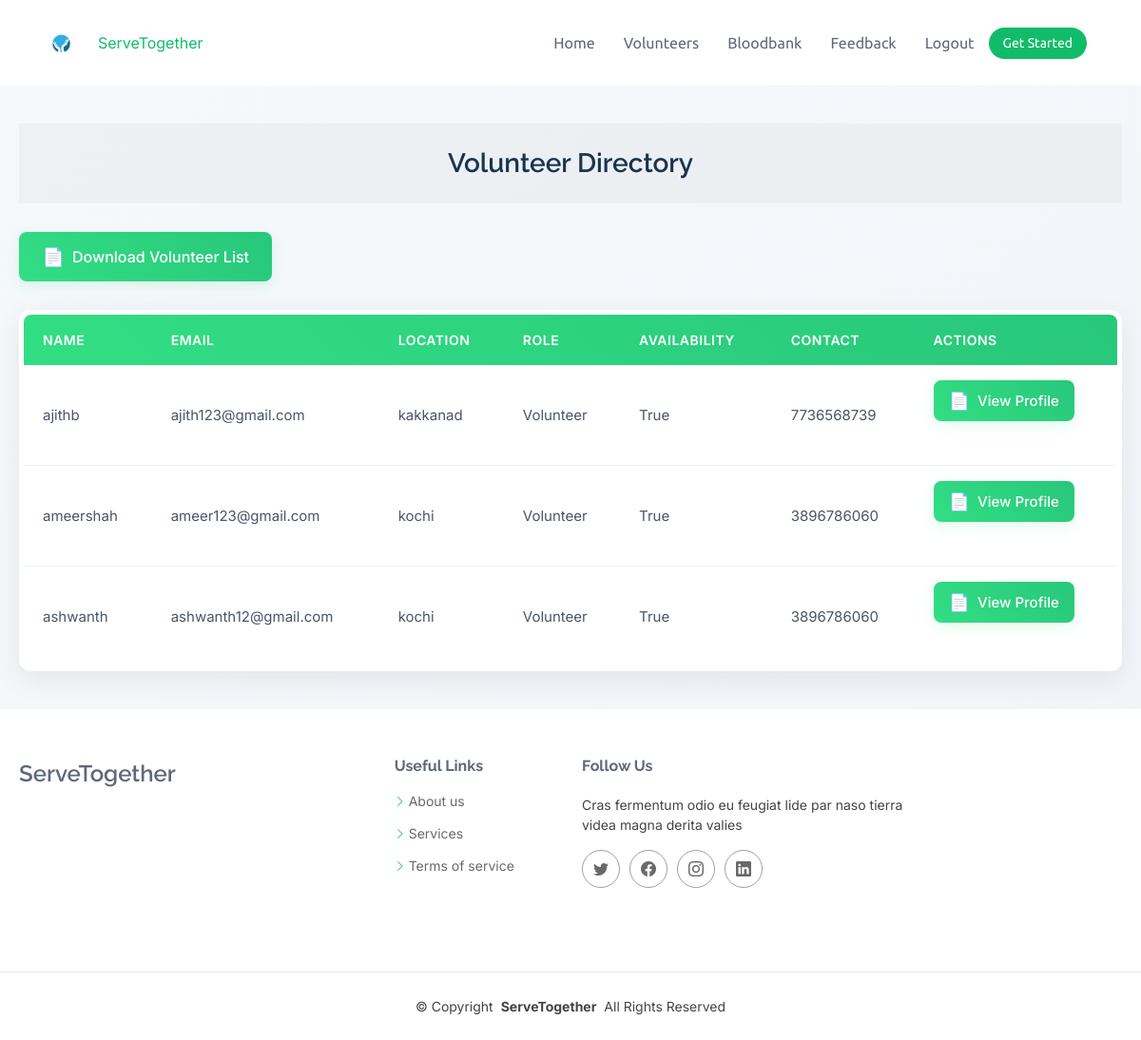
Page /api/volunteers/ (signed in) on the earlier database version.
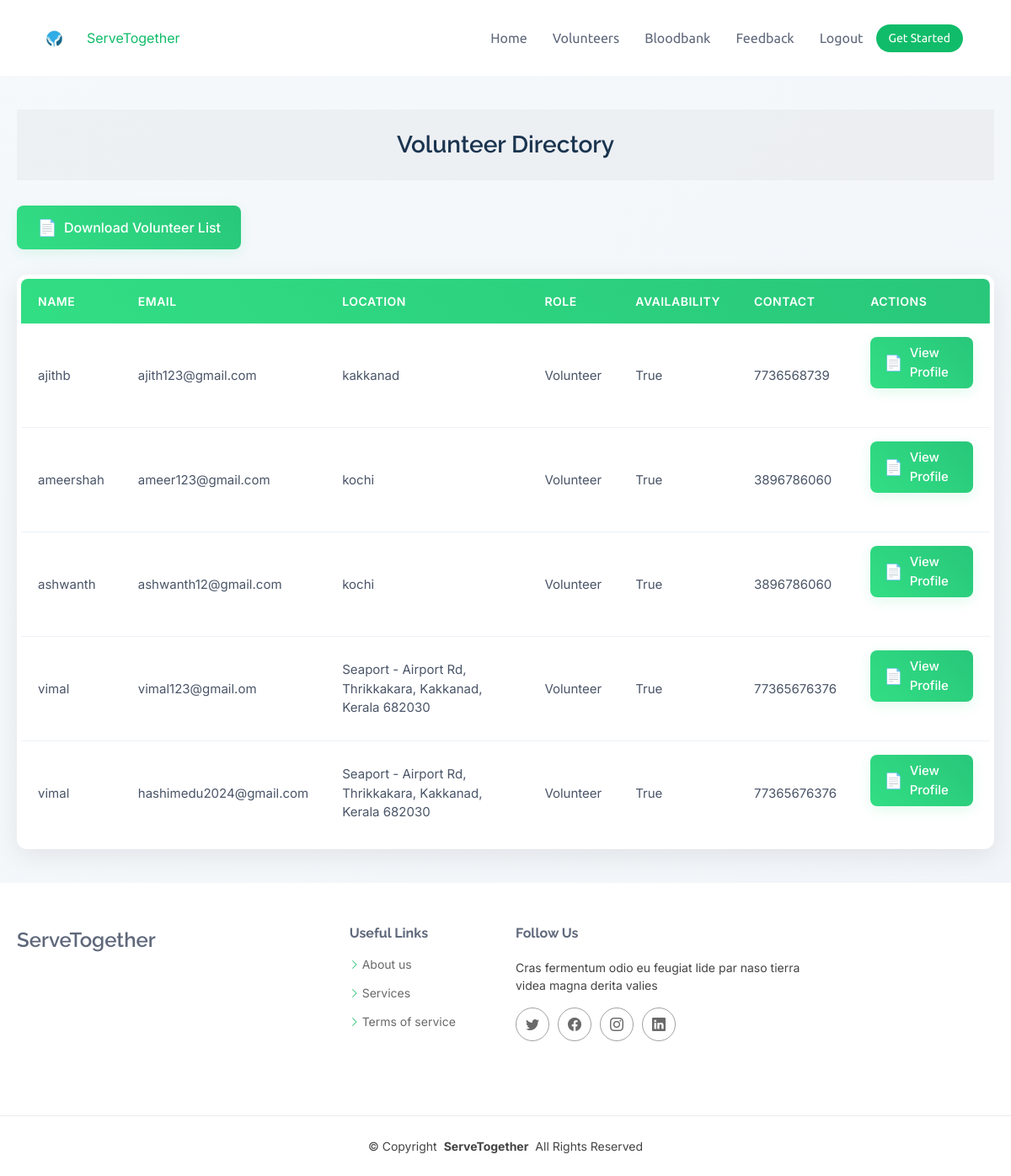
Same page on the later database version.
### core/models.py (models this page shows)
class Volunteer(models.Model):
    user = models.OneToOneField(User, on_delete=models.CASCADE, related_name='volunteer_profile',null=True)
    name = models.CharField(max_length=100, default="Enter your Name")
    skills = models.TextField()
    location = models.CharField(max_length=100, null=True)
    availability = models.BooleanField()
    role = models.ForeignKey(Role, on_delete=models.SET_NULL, null=True, blank=True)
    email = models.EmailField(max_length=200, null=True, unique=True)
    contact_details = models.CharField(max_length=100, null=True)
    profile_picture = models.ImageField(upload_to='static/images/', null=True, blank=True)
    certified = models.BooleanField(default=False)  # Indicates whether the volunteer is certified
    certificate = models.FileField(upload_to='certificates/', blank=True, null=True)

class Role(models.Model):
    name = models.CharField(max_length=50, unique=True)
    description = models.TextField()
    def __str__(self):
        return self.name

### core/views.py (the view)
# urls.py: path('api/volunteers/', views.view_volunteers, name='volunteer_list'),
@login_required
def view_volunteers(request):
    volunteers = Volunteer.objects.all().order_by('name')
    return render(request, 'view_volunteers.html', {'volunteers': volunteers})

### core/templates/view_volunteers.html (shortened to what this page needs)
{% extends 'base.html' %}
{% block content %}
<div class="container">
    <h1 class="page-title">Volunteer Directory</h1>
    <a href="{% url 'volunteer_pdf' %}" class="btn-download">
        Download Volunteer List
    </a>
    <div class="table-container">
     <table class="volunteer-table">
    <thead>
        <tr>
            <th>Name</th>
            <th>Email</th>
            <th>Location</th>
            <th>Role</th>
            <th>Availability</th>
            <th>Contact</th>
            <th>Actions</th>
        </tr>
    </thead>
    <tbody>
        {% for volunteer in volunteers %}
        <tr>
            <td>{{ volunteer.name }}</td>
            <td>{{ volunteer.email }}</td>
            <td>{{ volunteer.location }}</td>
            <td>{{ volunteer.role }}</td>
            <td>{{ volunteer.availability }}</td>
            <td>{{ volunteer.contact_details }}</td>
            <td>
                <a href="{% url 'view_volunteer_profile' volunteer.id %}" class="btn-download" style="padding: 8px 16px;">
                    View Profile
                </a>
            </td>
        </tr>
        {% endfor %}
    </tbody>
</table>
    </div>
</div>
{% endblock %}

### core/templates/base.html (shortened to what this page needs)
<!DOCTYPE html>
{% load static %}
<html lang="en">
<head>
  <link href="{% static 'assets/vendor/bootstrap/css/bootstrap.min.css' %}" rel="stylesheet">
  <link href="{% static 'assets/vendor/bootstrap-icons/bootstrap-icons.css' %}" rel="stylesheet">
  <link href="{% static 'assets/vendor/aos/aos.css' %}" rel="stylesheet">
  <link href="{% static 'assets/vendor/glightbox/css/glightbox.min.css' %}" rel="stylesheet">
  <link href="{% static 'assets/vendor/swiper/swiper-bundle.min.css' %}" rel="stylesheet">
  <link href="{% static 'assets/css/main.css' %}" rel="stylesheet">
</head>
<body class="index-page">
  <header id="header" class="header d-flex align-items-center sticky-top">
    <div class="container-fluid container-xl position-relative d-flex align-items-center">
      <a href="{% url 'home' %}" class="logo d-flex align-items-center me-auto">
        <img src="{% static 'images/hand-13.jpg' %}" alt="Logo" class="img-fluid" style="height: 65px;">
        <span class="sitename ms-2">ServeTogether</span>
      </a>
      <nav id="navmenu" class="navmenu">
        <ul>
          {% if user.is_authenticated %}
            {% if user.is_staff %}
              <li><a href="{% url 'home'%}">Home</a></li>
              <li><a href="{% url 'volunteer_list'%}">Volunteers</a></li>
              <li><a href="{% url 'view_applications'%}">Applications</a></li>
              <li><a href="{% url 'help_requests'%}">Requests</a></li>
              <li><a href="{% url 'bloodbank'%}">Bloodbank</a></li>
              <li><a href="{% url 'resources'%}">Resources</a></li>
              <li><a href="{% url 'feedback_list'%}">Feedback</a></li>
              <li><a href="{% url 'create_campaign'%}">campaign</a></li>
              <li><a href="{% url 'admin_task_list'%}">Tasks</a></li>
              <li><a href="{% url 'logout'%}">Logout</a></li>
            {% elif user.profile.role.name == 'Donor' %}
              <li><a href="{% url 'home'%}">Home</a></li>
             <li><a href="{% url 'volunteer_list'%}">Volunteers</a></li>
              <li><a href="{% url 'bloodbank'%}">Bloodbank</a></li>
              <li><a href="{% url 'feedback_list'%}">Feedback</a></li>
              <li><a href="{% url 'logout'%}">Logout</a></li>
              <li><a class="btn-getstarted" href="{% url 'volunteer_application' %}">Get Started</a></li>
            {% else %}
              <li><a href="{% url 'home'%}" class="active">Home</a></li>
              <li><a href="{% url 'about'%}">About</a></li>
              <li><a href="{% url 'login'%}">Login</a></li>
              <li><a href="{% url 'register'%}">Signup</a></li>
            {% endif %}
          {% endif %}
        </ul>
      </nav>
    </div>
  </header>
  {% block content %}
  {% endblock %}
  <footer id="footer" class="footer">
    <div class="container footer-top">
      <div class="row gy-4">
        <div class="col-lg-4 col-md-6 footer-about">
          <a href="{% url 'home' %}" class="d-flex align-items-center">
            <span class="sitename">ServeTogether</span>
          </a>
        </div>
        <div class="col-lg-2 col-md-3 footer-links">
          <h4>Useful Links</h4>
          <ul>
            <li><i class="bi bi-chevron-right"></i> <a href="{% url 'about'%}">About us</a></li>
            <li><i class="bi bi-chevron-right"></i> <a href="#">Services</a></li>
            <li><i class="bi bi-chevron-right"></i> <a href="#">Terms of service</a></li>
          </ul>
        </div>
        <div class="col-lg-4 col-md-12">
          <h4>Follow Us</h4>
          <p>Cras fermentum odio eu feugiat lide par naso tierra videa magna derita valies</p>
          <div class="social-links d-flex">
            <a href=""><i class="bi bi-twitter"></i></a>
            <a href=""><i class="bi bi-facebook"></i></a>
            <a href=""><i class="bi bi-instagram"></i></a>
            <a href=""><i class="bi bi-linkedin"></i></a>
          </div>
        </div>
      </div>
    </div>
    <div class="container copyright text-center mt-4">
      <p>© <span>Copyright</span> <strong class="px-1 sitename">ServeTogether</strong> <span>All Rights Reserved</span></p>
    </div>
  </footer>
</body>
</html>

### static/assets/css/main.css (style rules this page uses)
:root { --default-font: "Roboto", system-ui, -apple-system, "Segoe UI", Roboto, "Helvetica Neue", Arial, "Noto Sans", "Liberation Sans", sans-serif, "Apple Color Emoji", "Segoe UI Emoji", "Segoe UI Symbol", "Noto Color Emoji"; --heading-font: "Raleway", sans-serif; --nav-font: "Ubuntu", sans-serif; }
:root { --background-color: #ffffff; --default-color: #444444; --heading-color: #5f687b; --accent-color: #10bc69; --surface-color: #ffffff; --contrast-color: #ffffff; }
:root { --nav-color: #5f687b; --nav-hover-color: #10bc69; --nav-mobile-background-color: #ffffff; --nav-dropdown-background-color: #ffffff; --nav-dropdown-color: #5f687b; --nav-dropdown-hover-color: #10bc69; }
:root { scroll-behavior: smooth; }
body { color: var(--default-color); background-color: var(--background-color); font-family: var(--default-font); }
a { color: var(--accent-color); text-decoration: none; transition: 0.3s; }
h1, h2, h3, h4, h5, h6 { color: var(--heading-color); font-family: var(--heading-font); }
.header { color: var(--default-color); background-color: var(--background-color); padding: 15px 0; transition: all 0.5s; z-index: 997; }
.header .logo { line-height: 1; }
.header .logo img { max-height: 36px; margin-right: 8px; }
.header .btn-getstarted, .header .btn-getstarted:focus { color: var(--contrast-color); background: var(--accent-color); font-size: 14px; padding: 8px 25px; margin: 0 0 0 30px; border-radius: 50px; transition: 0.3s; }
@media (max-width: 1200px) { .header .logo { order: 1; } }
@media (max-width: 1200px) { .header .btn-getstarted { order: 2; margin: 0 15px 0 0; padding: 6px 15px; } }
@media (max-width: 1200px) { .header .navmenu { order: 3; } }
@media (min-width: 1200px) { .navmenu { padding: 0; } }
@media (min-width: 1200px) { .navmenu ul { margin: 0; padding: 0; display: flex; list-style: none; align-items: center; } }
@media (min-width: 1200px) { .navmenu li { position: relative; } }
@media (min-width: 1200px) { .navmenu a, .navmenu a:focus { color: var(--nav-color); padding: 18px 15px; font-size: 16px; font-family: var(--nav-font); font-weight: 400; display: flex; align-items: center; justify-content: space-between; white-space: nowrap; transition: 0.3s; } }
.footer { color: var(--default-color); background-color: var(--background-color); font-size: 14px; position: relative; }
.footer .footer-top { padding-top: 50px; }
.footer .social-links a { display: flex; align-items: center; justify-content: center; width: 40px; height: 40px; border-radius: 50%; border: 1px solid color-mix(in srgb, var(--default-color), transparent 50%); font-size: 16px; color: color-mix(in srgb, var(--default-color), transparent 20%); margin-right: 10px; transition: 0.3s; }
.footer h4 { font-size: 16px; font-weight: bold; position: relative; padding-bottom: 12px; }
.footer .footer-links { margin-bottom: 30px; }
.footer .footer-links ul { list-style: none; padding: 0; margin: 0; }
.footer .footer-links ul i { margin-right: 3px; font-size: 12px; line-height: 0; color: var(--accent-color); }
.footer .footer-links ul li { padding: 10px 0; display: flex; align-items: center; }
.footer .footer-links ul li:first-child { padding-top: 0; }
.footer .footer-links ul a { display: inline-block; color: color-mix(in srgb, var(--default-color), transparent 20%); line-height: 1; }
.footer .footer-about a { color: var(--heading-color); font-size: 24px; font-weight: 600; font-family: var(--heading-font); }
.footer .copyright { padding: 25px 0; border-top: 1px solid color-mix(in srgb, var(--default-color), transparent 90%); }
.footer .copyright p { margin-bottom: 0; }
.page-title { --background-color: color-mix(in srgb, var(--default-color), transparent 96%); color: var(--default-color); background-color: var(--background-color); padding: 25px 0; position: relative; }

Differences in the rows shown:
added Volunteer: name "vimal", email "vimal123@gmail.om", location "Seaport - Airport Rd, Thrikkakara, Kakkanad, Kerala 682030", role "Volunteer", availability "True", contact_details "77365676376"
added Volunteer: name "vimal", email "hashimedu2024@gmail.com", location "Seaport - Airport Rd, Thrikkakara, Kakkanad, Kerala 682030", role "Volunteer", availability "True", contact_details "77365676376"
